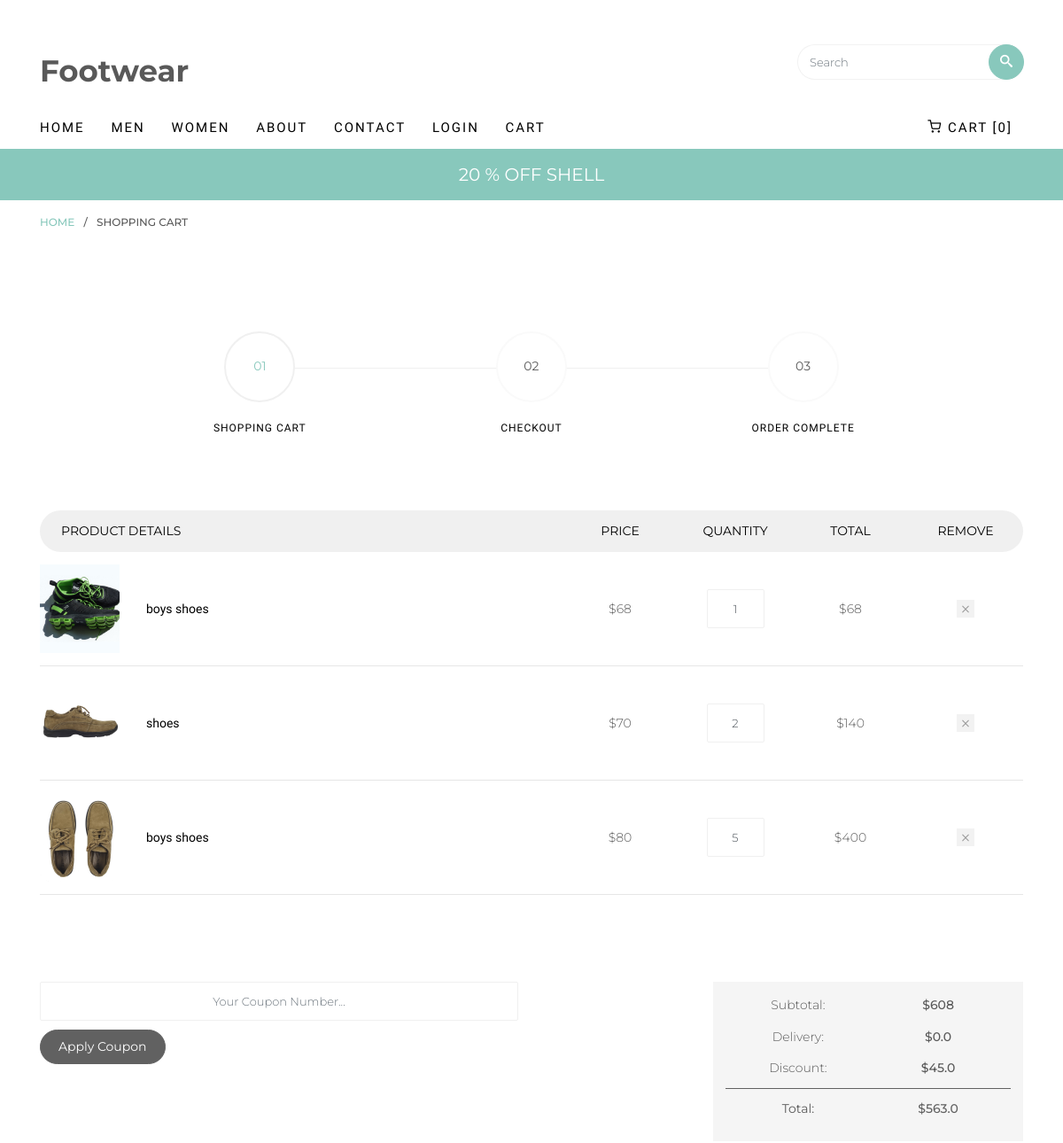
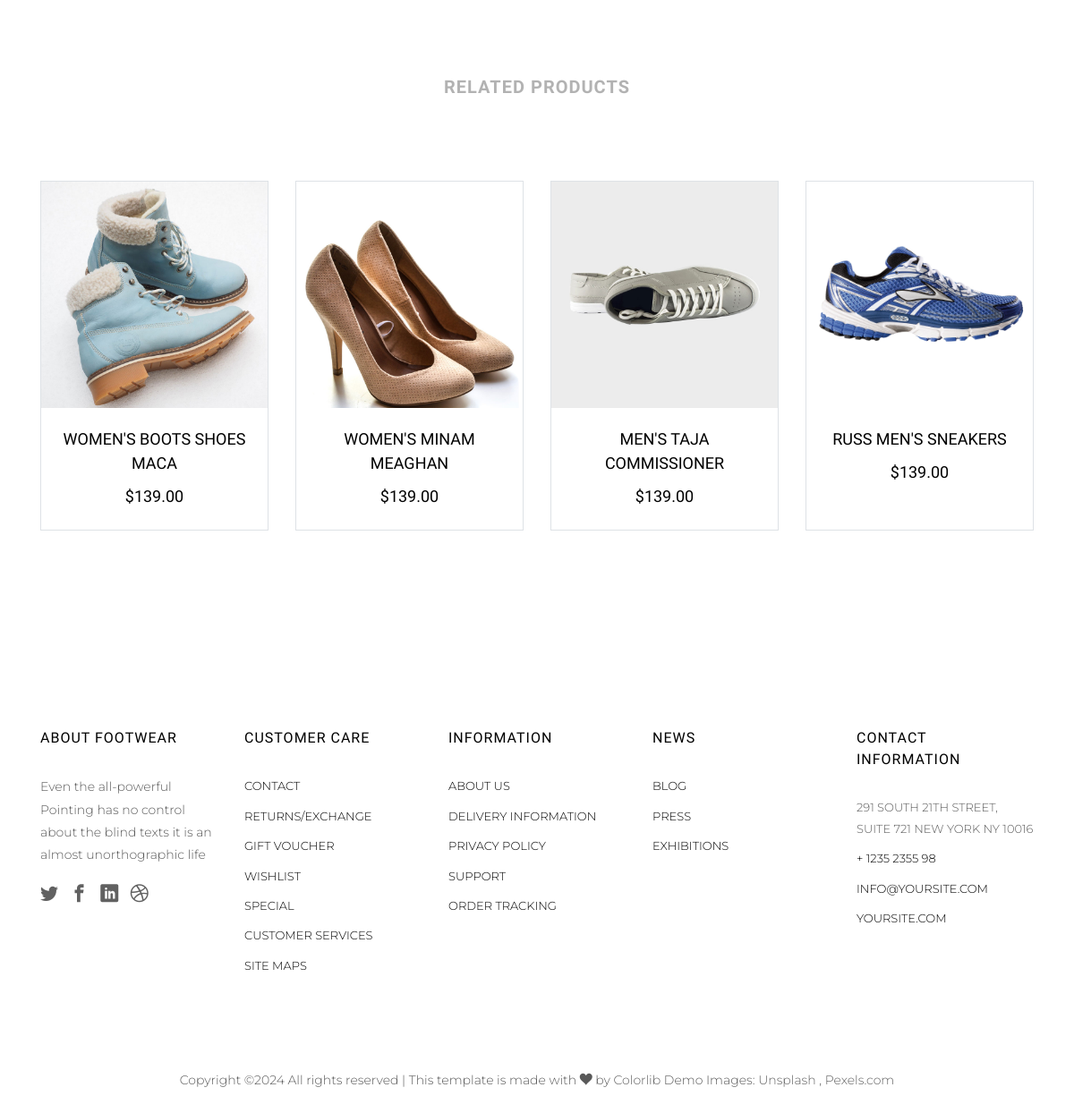
Page /shopping-cart/ on the committed database (2 pictures, top to bottom).
### footwearapp/models.py (models this page shows, shortened)
class MenuForm(models.Model):
    id = models.AutoField(primary_key=True)
    title = models.CharField(max_length=100)
    url = models.URLField(max_length=200)

class BadgeMenu(models.Model):
    id = models.AutoField(primary_key=True)
    badge = models.CharField(max_length=300)

class ProDetail(models.Model):
    image = models.ImageField(upload_to=('AddWishlist/'))
    product_name = models.CharField(max_length=100)
    product_price = models.IntegerField()
    quantity = models.IntegerField()
    @property
    def total(self):
        return self.product_price * self.quantity

class ShopMore(models.Model):
    image = models.ImageField(upload_to=('AddWishlist/'))
    product_name = models.CharField(max_length=100)
    product_price = models.CharField(max_length=50)

### footwearapp/views.py (the view)
# urls.py: path('shopping-cart/', views.cart, name='cart'),
def cart(request):
    pro_detail = ProDetail.objects.all()
    shopmore = ShopMore.objects.all()
    subtotal = sum(i.total for i in pro_detail)
    delivery = 0.00
    discount = 45.00
    total = subtotal + delivery - discount
    context = {
        'pro_detail': pro_detail,
        'shopmore' : shopmore,
        'subtotal' : subtotal,
        'delivery' : delivery,
        'discount' : discount,
        'total' : total
        }
    return render(request, 'cart.html', context)

### footwearapp/context_processors.py (called while the page is built)
def header_context(request):
    from .views import header
    return header(request)

### footwearapp/views.py (called while the page is built)
def header(request):
    menu_items = MenuForm.objects.all()
    data = BadgeMenu.objects.all()
    context = {'menu_items': menu_items, 'data': data}
    return context

### templates/cart.html
{% extends 'Base/base.html' %}
{% block start %}
		<div class="breadcrumbs">
			<div class="container">
				<div class="row">
					<div class="col">
						<p class="bread"><span><a href="{% url 'index' %}">Home</a></span> / <span>Shopping Cart</span></p>
					</div>
				</div>
			</div>
		</div>
		<div class="colorlib-product">
			<div class="container">
				<div class="row row-pb-lg">
					<div class="col-md-10 offset-md-1">
						<div class="process-wrap">
							<div class="process text-center active">
								<p><span>01</span></p>
								<h3>Shopping Cart</h3>
							</div>
							<div class="process text-center">
								<p><span>02</span></p>
								<h3>Checkout</h3>
							</div>
							<div class="process text-center">
								<p><span>03</span></p>
								<h3>Order Complete</h3>
							</div>
						</div>
					</div>
				</div>
				<div class="row row-pb-lg">
					<div class="col-md-12">
						<div class="product-name d-flex">
							<div class="one-forth text-left px-4">
								<span>Product Details</span>
							</div>
							<div class="one-eight text-center">
								<span>Price</span>
							</div>
							<div class="one-eight text-center">
								<span>Quantity</span>
							</div>
							<div class="one-eight text-center">
								<span>Total</span>
							</div>
							<div class="one-eight text-center px-4">
								<span>Remove</span>
							</div>
						</div>
						{% for i in pro_detail %}
						<div class="product-cart d-flex">
							<div class="one-forth">
								<div class="product-img" style="background-image: url({{ i.image.url }});">
								</div>
								<div class="display-tc">
									<h3>{{ i.product_name }}</h3>
								</div>
							</div>
							<div class="one-eight text-center">
								<div class="display-tc">
									<span class="price">${{ i.product_price }}</span>
								</div>
							</div>
							<div class="one-eight text-center">
								<div class="display-tc">
									<input type="text" id="quantity" name="quantity" class="form-control input-number text-center" value="{{ i.quantity }}" min="1" max="100">
								</div>
							</div>
							<div class="one-eight text-center">
								<div class="display-tc">
									<span class="price">${{ i.total }}</span>
								</div>
							</div>
							<div class="one-eight text-center">
								<div class="display-tc">
									<a href="#" class="closed"></a>
								</div>
							</div>
						</div>
						{% endfor %}
					</div>
				</div>
				<div class="row row-pb-lg">
					<div class="col-md-12">
						<div class="total-wrap">
							<div class="row">
								<div class="col-sm-8">
									<form action="#">
										<div class="row form-group">
											<div class="col-sm-9">
												<input type="text" name="quantity" class="form-control input-number" placeholder="Your Coupon Number...">
											</div>
											<div class="col-sm-3">
												<input type="submit" value="Apply Coupon" class="btn btn-primary">
											</div>
										</div>
									</form>
								</div>
								<div class="col-sm-4 text-center">
									<div class="total">
										<div class="sub">
											<p><span>Subtotal:</span> <span>${{ subtotal }}</span></p>
											<p><span>Delivery:</span> <span>${{ delivery }}</span></p>
											<p><span>Discount:</span> <span>${{ discount }}</span></p>
										</div>
										<div class="grand-total">
											<p><span><strong>Total:</strong></span> <span>${{ total }}</span></p>
										</div>
									</div>
								</div>
							</div>
						</div>
					</div>
				</div>
				<div class="row">
					<div class="col-sm-8 offset-sm-2 text-center colorlib-heading colorlib-heading-sm">
						<h2>Related Products</h2>
					</div>
				</div>
				<div class="row">
					{% for i in shopmore %}
					<div class="col-md-3 col-lg-3 mb-4 text-center">
						<div class="product-entry border">
							<a href="#" class="prod-img">
								<img src="{{ i.image.url}}" class="img-fluid" alt="{{ i.image.name }}">
							</a>
							<div class="desc">
								<h2><a href="#">{{ i.product_name}}</a></h2>
								<span class="price">{{ i.product_price }}</span>
							</div>
						</div>
					</div>
					{% endfor %}
				</div>
			</div>
		</div>
{% endblock %}

### templates/header.html (shortened to what this page needs)
<nav class="colorlib-nav" role="navigation">
    <div class="top-menu">
        <div class="container">
            <div class="row">
                <div class="col-sm-7 col-md-9">
                    <div id="colorlib-logo"><a href="{% url 'index' %}">Footwear</a></div>
                </div>
                <div class="col-sm-5 col-md-3">
                    <form action="#" class="search-wrap">
                        <div class="form-group">
                            <input type="search" class="form-control search" placeholder="Search">
                            <button class="btn btn-primary submit-search text-center" type="submit"><i class="icon-search"></i></button>
                        </div>
                    </form>
                </div>
            </div>
            <div class="row">
                <div class="col-sm-12 text-left menu-1">
                    <ul>
                        {% for i in menu_items %}
                            <li class="{% if i.sub_menu.all %}has-dropdown{% endif %}">
                                <a href="{{ i.url }}" >{{ i.title }}</a>
                            </li>
                        {% endfor %}
                        <li class="cart"><a href="{% url 'cart' %}"><i class="icon-shopping-cart"></i> Cart [0] </a></li>
                    </ul>
                </div>
            </div>
        </div>
    </div>
    <div class="sale">
        <div class="container">
            <div class="row">
                <div class="col-sm-8 offset-sm-2 text-center">
                    <div class="row">
                        <div class="owl-carousel2">
                            {% for i in data %}
                            <div class="item">
                                <div class="col">
                                    <h3><a href="#">{{ i.badge }}</a></h3>
                                </div>
                            </div>
                            {% endfor %}
                        </div>
                    </div>
                </div>
            </div>
        </div>
    </div>
</nav>

### static/css/icomoon.css (style rules this page uses)
[class^="icon-"], [class*=" icon-"] { font-family: 'icomoon' !important; speak: none; font-style: normal; font-weight: normal; font-variant: normal; text-transform: none; line-height: 1; -webkit-font-smoothing: antialiased; -moz-osx-font-smoothing: grayscale; }
.icon-shopping-cart:before { content: "\e9c8"; }
.icon-search:before { content: "\ebfd"; }

### rows in the picture
MenuForm: title "HOME"
MenuForm: title "MEN"
MenuForm: title "WOMEN"
MenuForm: title "ABOUT"
MenuForm: title "CONTACT"
MenuForm: title "LOGIN"
MenuForm: title "CART"
BadgeMenu: badge "20 % OFF SHELL"
ProDetail: image (picture), product_name "boys shoes", product_price "68", quantity "1", total "68"
ProDetail: image (picture), product_name "shoes", product_price "70", quantity "2", total "140"
ProDetail: image (picture), product_name "boys shoes", product_price "80", quantity "5", total "400"
ShopMore: image (picture), product_name "WOMEN'S BOOTS SHOES MACA", product_price "$139.00"
ShopMore: image (picture), product_name "WOMEN'S MINAM MEAGHAN", product_price "$139.00"
ShopMore: image (picture), product_name "MEN'S TAJA COMMISSIONER", product_price "$139.00"
ShopMore: image (picture), product_name "RUSS MEN'S SNEAKERS", product_price "$139.00"

### other values in the picture
{{ subtotal }} "608"
{{ delivery }} "0.0"
{{ discount }} "45.0"
{{ total }} "563.0"
